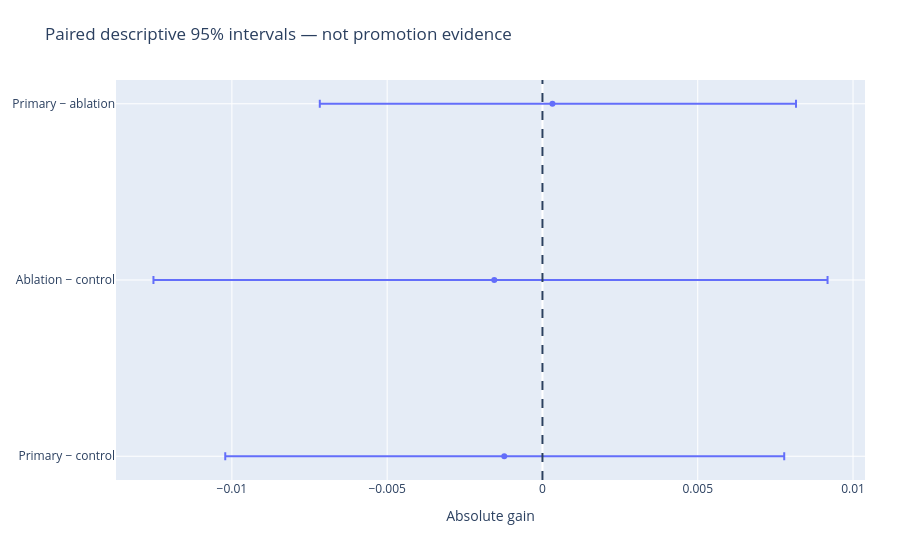

Notebook code for this chart:
### Markdown cell above
## 2 · Paired descriptive intervals

### Code cell
path=ROOT/'outputs/plots/02.json'
if hashlib.sha256(path.read_bytes()).hexdigest()!=receipt['plot_hashes'][path.name]:raise ValueError('Plot checksum changed')
display({'application/vnd.plotly.v1+json':json.loads(path.read_text())},raw=True)

### Figure 1 — Plotly figure (JSON) as saved in the notebook; plotly's stock layout.template omitted (floating-point values rounded to 4 significant figures)
{"data": [{"error_x": {"array": [0.009014, 0.01073, 0.007842], "arrayminus": [0.008984, 0.01097, 0.007492], "symmetric": false, "type": "data"}, "mode": "markers", "type": "scatter", "x": [-0.001229, -0.001552, 0.000322], "y": ["Primary − control", "Ablation − control", "Primary − ablation"]}], "layout": {"margin": {"b": 80, "l": 65, "r": 35, "t": 80}, "shapes": [{"line": {"dash": "dash"}, "type": "line", "x0": 0, "x1": 0, "xref": "x", "y0": 0, "y1": 1, "yref": "y domain"}], "title": {"text": "Paired descriptive 95% intervals — not promotion evidence"}, "xaxis": {"title": {"text": "Absolute gain"}}}}
